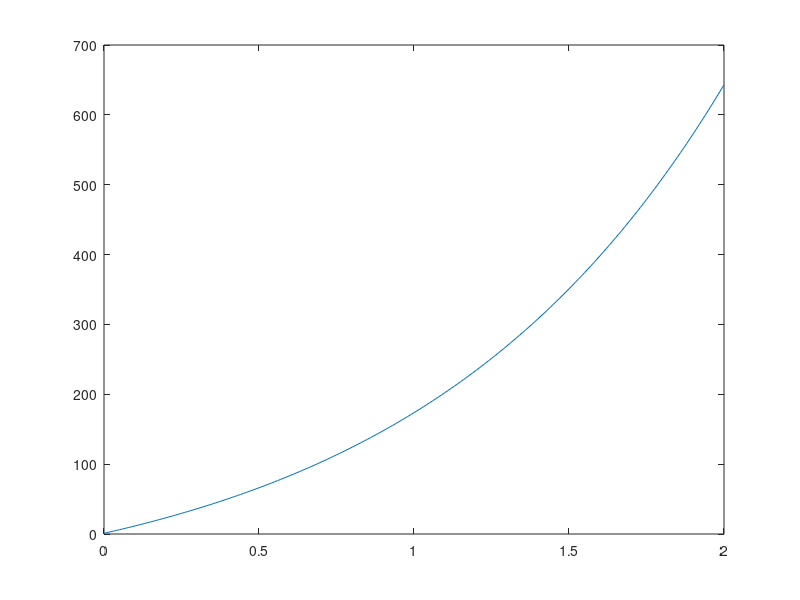
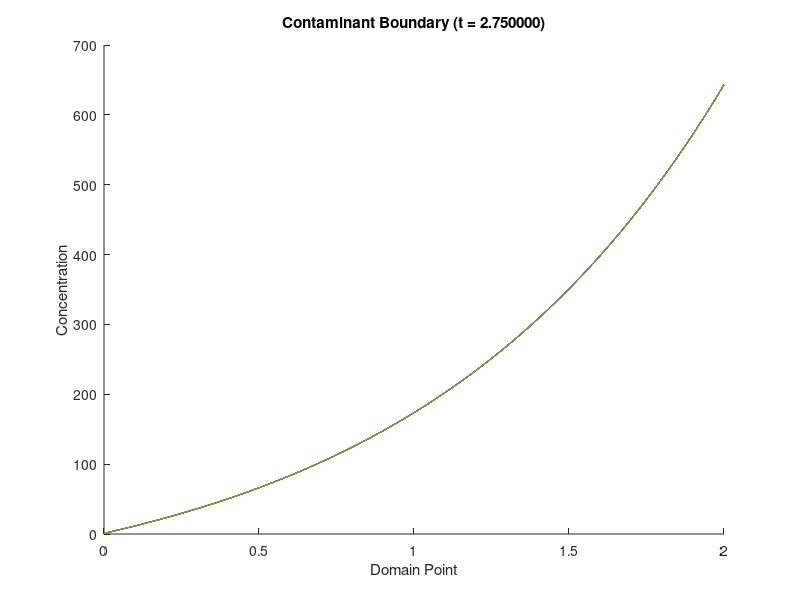

Recreate these plots in MATLAB, in order.
function Boundary()
x_start = 0;
x_step  = 0.01; % delta x
x_end   = 2;

t_start = 0;
t_step = 0.25; % delta t
t_end = 3;

xVals = x_start : x_step : x_end;
tVals = t_start : t_step : t_end;

c = zeros(length(xVals), length(tVals));
D = 1;
v = 1;

% c_t -> t = 0 (c_0)
x_0 = 1;

for t = 1 : length(tVals)
    c(1, t) = x_0;
end

for x = 1 : length(xVals)-1
    for t = 1 :length(tVals)
        if t == length(tVals)
            tPlus1 = 1;
        else
            tPlus1 = t + 1;
        end
    
        c(x+1,t) = calculateThing(x, xVals, tVals, t, D, v, tPlus1, t_step, c);
    end
    
end
    plot(xVals, c(:, 1));
    
figure();

hold on;
for t = 1 : length(tVals)-1    
    plot(xVals, c(:, t));
    title(sprintf('Contaminant Boundary (t = %f)', tVals(t)));
    xlabel('Domain Point');
    ylabel('Concentration');
end
hold off;
end

function output = calculateThing(x, xVals, tVals, t, D, v, tPlus1, t_step, c)
    x_step = 0.01;
    if x > 1 && x <= length(xVals)
        xMinus1 = x - 1;
    elseif x == 1
        xMinus1 = length(xVals);
    end
        
    ct = c(x,t);

    ct2 = c(xMinus1, t);
    cx = c(x, tPlus1);

    
    %upperTerm = -(c(x,t) - c(x,t+1) + t_step*((c(xMinus1, t) * v)/(2 * x_step) - (D * (2 * c(x,t) - c(xMinus1, t))) / x_step^2));
    %lowerTerm =  (t_step *  (D / x_step^2 - v / (2 * x_step)));
    output = -(ct - cx + t_step*((ct2*v)/(2*x_step) - (D*(2*ct - ct2))/x_step^2))/(t_step*(D/x_step^2 - v/(2*x_step)));
end